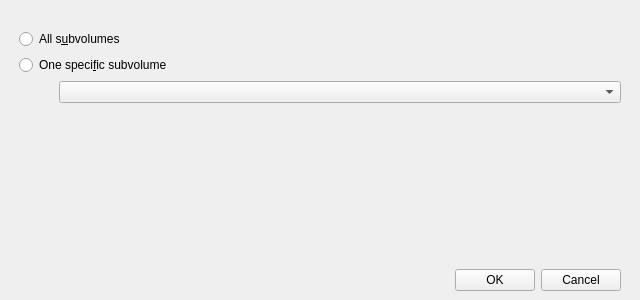
<?xml version="1.0" encoding="UTF-8"?>
<ui version="4.0">
 <class>SnapshotWindow</class>
 <widget class="QMainWindow" name="SnapshotWindow">
  <property name="geometry">
   <rect>
    <x>0</x>
    <y>0</y>
    <width>640</width>
    <height>300</height>
   </rect>
  </property>
  <property name="windowTitle">
   <string>Take a snapshot</string>
  </property>
  <widget class="QWidget" name="centralwidget">
   <layout class="QVBoxLayout" name="verticalLayout_2">
    <item>
     <layout class="QVBoxLayout" name="verticalLayout">
      <property name="leftMargin">
       <number>10</number>
      </property>
      <property name="topMargin">
       <number>20</number>
      </property>
      <property name="rightMargin">
       <number>10</number>
      </property>
      <item>
       <widget class="QRadioButton" name="radiobutton_all_subvolumes">
        <property name="text">
         <string>All s&amp;ubvolumes</string>
        </property>
       </widget>
      </item>
      <item>
       <widget class="QRadioButton" name="radiobutton_one_subvolume">
        <property name="text">
         <string>One speci&amp;fic subvolume</string>
        </property>
       </widget>
      </item>
      <item>
       <layout class="QHBoxLayout" name="horizontalLayout">
        <item>
         <spacer name="horizontalSpacer">
          <property name="orientation">
           <enum>Qt::Horizontal</enum>
          </property>
          <property name="sizeType">
           <enum>QSizePolicy::Fixed</enum>
          </property>
          <property name="sizeHint" stdset="0">
           <size>
            <width>40</width>
            <height>20</height>
           </size>
          </property>
         </spacer>
        </item>
        <item>
         <widget class="QComboBox" name="combobox_subvolumes"/>
        </item>
       </layout>
      </item>
      <item>
       <spacer name="verticalSpacer">
        <property name="orientation">
         <enum>Qt::Vertical</enum>
        </property>
        <property name="sizeHint" stdset="0">
         <size>
          <width>20</width>
          <height>40</height>
         </size>
        </property>
       </spacer>
      </item>
      <item>
       <layout class="QHBoxLayout" name="horizontalLayout_2">
        <item>
         <spacer name="horizontalSpacer_3">
          <property name="orientation">
           <enum>Qt::Horizontal</enum>
          </property>
          <property name="sizeHint" stdset="0">
           <size>
            <width>40</width>
            <height>20</height>
           </size>
          </property>
         </spacer>
        </item>
        <item>
         <widget class="QPushButton" name="button_ok">
          <property name="text">
           <string>OK</string>
          </property>
         </widget>
        </item>
        <item>
         <widget class="QPushButton" name="button_cancel">
          <property name="text">
           <string>Cancel</string>
          </property>
         </widget>
        </item>
       </layout>
      </item>
     </layout>
    </item>
   </layout>
  </widget>
 </widget>
 <resources/>
 <connections/>
</ui>
